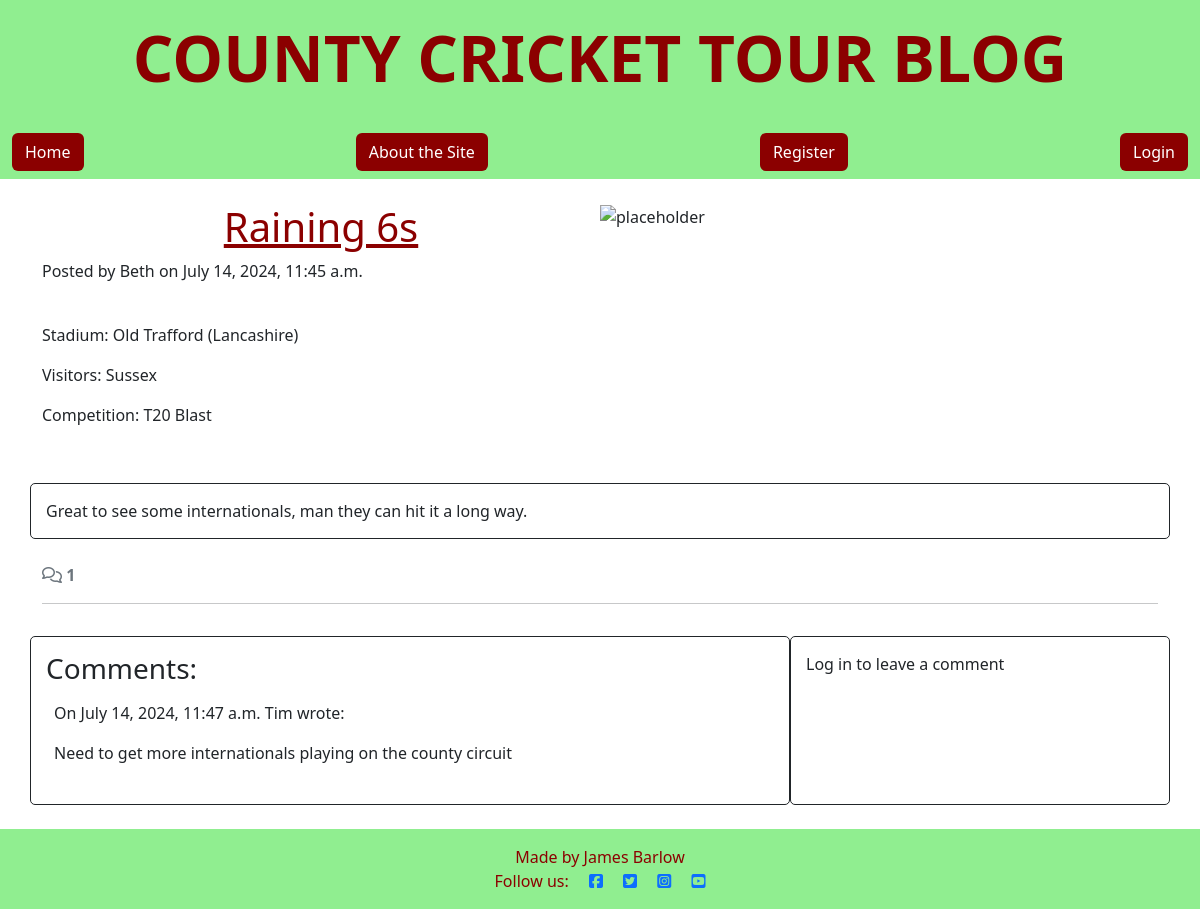
The app's page /raining-6s/, older data.
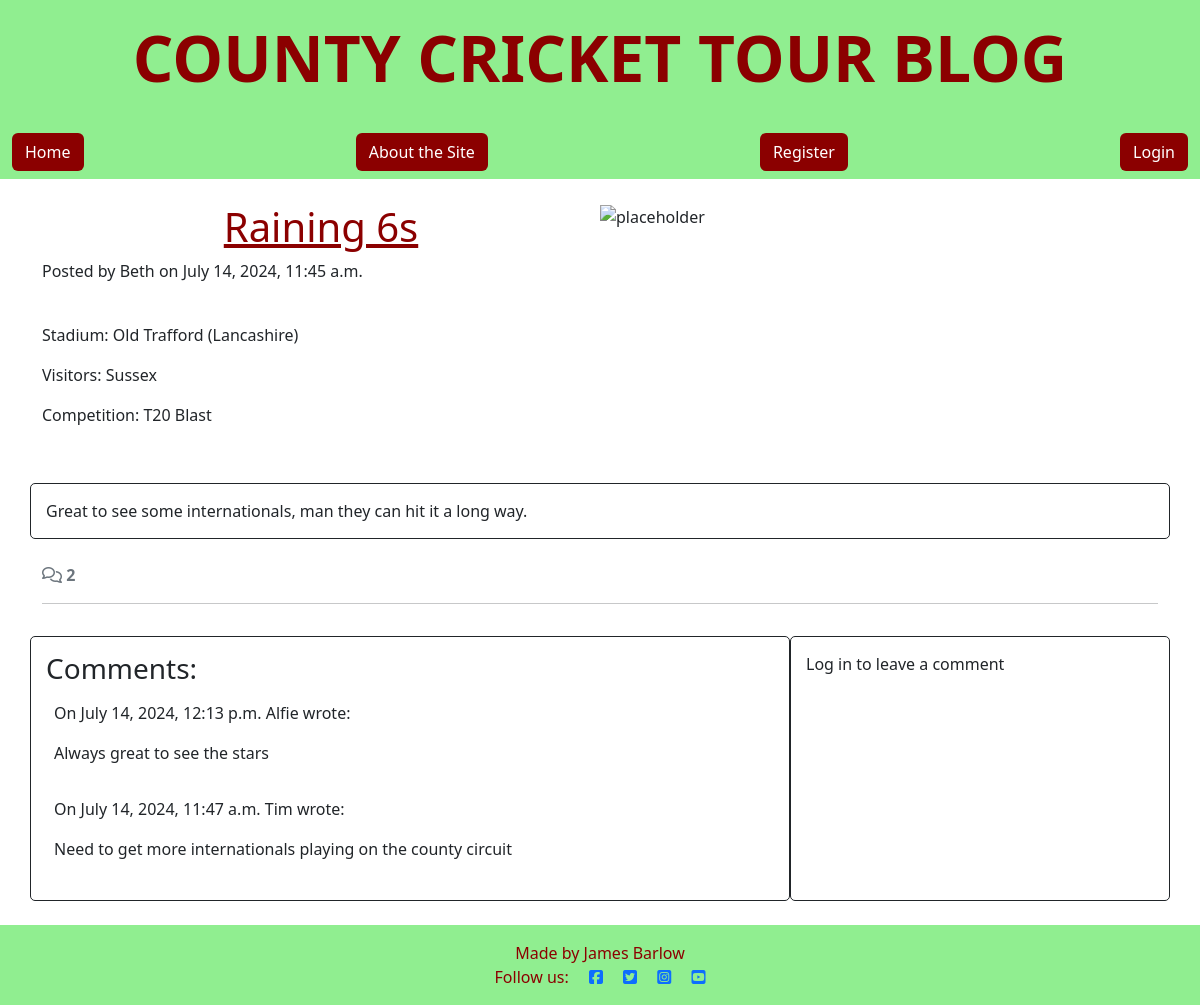
The same page, newer data.
### blog/models.py (models this page shows, shortened)
class Comment(models.Model):
    post = models.ForeignKey(
        Post, on_delete=models.CASCADE, related_name="comments"
        )
    author = models.ForeignKey(
        User, on_delete=models.CASCADE, related_name="commenter"
        )
    body = models.TextField()
    added_on = models.DateTimeField(auto_now_add=True)

### blog/views.py (the view, shortened to what this page needs)
# urls.py: path('<slug:slug>/', views.post_detail, name='post_detail'),
def post_detail(request, slug):
    queryset = Post.objects.filter(status=1)
    post = get_object_or_404(queryset, slug=slug)
    comments = post.comments.all().order_by("-added_on")
    comment_count = post.comments.count()
    comment_form = CommentForm()
    return render(
        request,
        "blog/post_detail.html",
        {
            "post": post,
            "comments": comments,
            "comment_count": comment_count,
            "comment_form": comment_form,
        }
    )

### blog/templates/blog/post_detail.html (shortened to what this page needs)
{% extends 'base.html' %} {% block content %}
{% load static %}
{% load crispy_forms_tags %}
<div>
    <div class="container mt-4">
        <div class="row g-0">
            <div class="col-md-6">
                <h1 class="page-title">{{ post.title }}</h1>
                <p>Posted by {{ post.author }} on {{ post.created_on }}</p>
                <br>
                <p>Stadium: {{post.stadium}}</p>
                <p>Visitors: {{post.visitor}}</p>
                <p>Competition: {{post.competition}}</p>
                <br>
            </div>
            <div class="d-none d-md-block col-md-6">
                <img src="{% static 'images/default_image.jpg' %}" width="100%" height="100%" class="scale" alt="placeholder">
            </div>
        </div>
    </div>
</div>
<div class="container">
    <div class="row">
        <div class="col card mb-4  mt-3 left  top">
            <div>
                <p class="card-text">
                    {{ post.content | safe }}
                </p>
            </div>
        </div>
    </div>
    <div class="row">
        <div class="col-12">
            <strong class="text-secondary">
                <i class="far fa-comments"></i> {{ comment_count }}
            </strong>
        </div>
        <div class="col-12">
            <hr>
        </div>
    </div>
    <div class="row">
        <div class="col-md-8 card mb-4 mt-3">
            <h3>Comments:</h3>
            <div>
                {% for comment in comments %}
                    <div class="p-2 comments">
                        <p>
                            On {{ comment.added_on }} {{ comment.author }} wrote:
                        </p>
                        <div>
                            {{ comment.body | linebreaks }}
                        </div>
                    </div>
                {% endfor %}
            </div>
        </div>
        <div class="col-md-4 card mb-4 mt-3">
            <div>
                {% if user.is_authenticated %}
            <h3>Leave a comment:</h3>
            <p>Posting as: {{ user.username }}</p>
            <form id="commentForm" method="post" style="margin-top: 1.3em;">
                {{ comment_form | crispy }}
                {% csrf_token %}
                <button id="submitButton" type="submit" class="btn btn-success">Submit</button>
            </form>
          {% else %}
          <p>Log in to leave a comment</p>
          {% endif %}
        </div>
      </div>
    </div>
</div>
{% endblock content %}

Row changes from the older to the newer data that the page shows:
added Comment: added_on "July 14, 2024, 12:13 p.m.", author "Alfie", body "Always great to see the stars"
Text that changed along with them:
{{ comment_count }}: "1" → "2"
